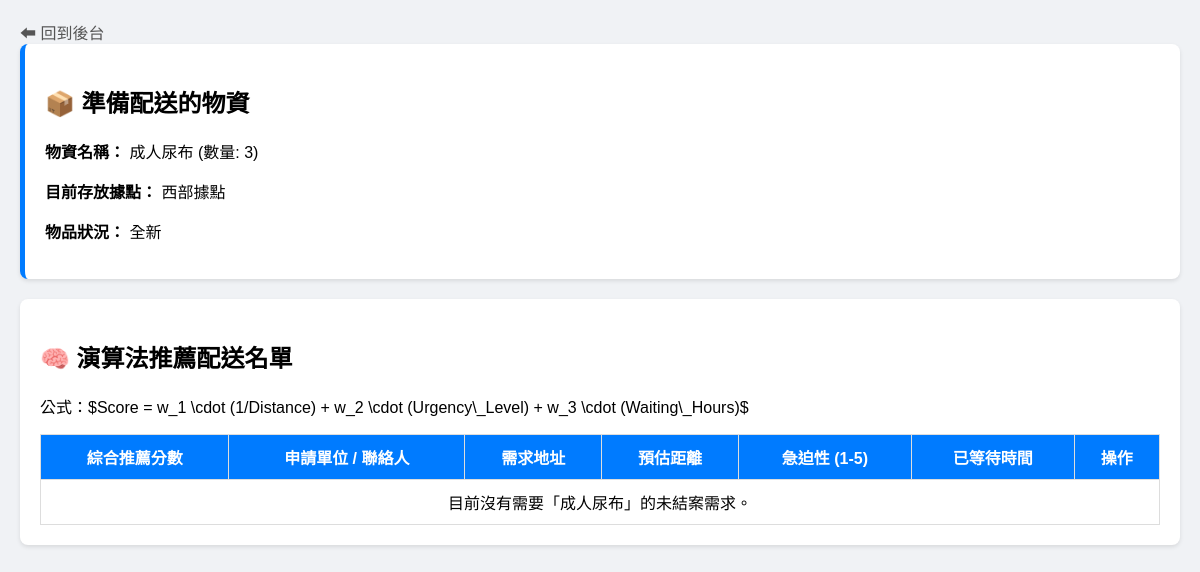
/match/2, run on the app's committed database.
### app.py (models this page shows)
class Donation(db.Model):
    id = db.Column(db.Integer, primary_key=True)
    item_name = db.Column(db.String(100), nullable=False)
    quantity = db.Column(db.Integer, nullable=False)
    donor_name = db.Column(db.String(100), nullable=False)
    condition = db.Column(db.String(10), nullable=False)
    address = db.Column(db.String(200), nullable=False)
    phone = db.Column(db.String(20), nullable=False)
    image_filename = db.Column(db.String(200), nullable=True)
    timestamp = db.Column(db.DateTime, default=datetime.now)

### app.py (the view, shortened to what this page needs)
@app.route('/match/<int:donation_id>')
def match_algorithm(donation_id):
    donation = Donation.query.get_or_404(donation_id)
    open_requests = RequestItem.query.filter_by(
        is_fulfilled=False,
        item_name=donation.item_name
    ).all()
    match_results = []
    match_results = sorted(match_results, key=lambda x: x['score'], reverse=True)
    return render_template('match.html', donation=donation, matches=match_results)

### templates/match.html (shortened to what this page needs)
<!DOCTYPE html>
<html lang="zh-TW">
<head>
</head>
<body>
    <a href="/admin?password=1234" style="text-decoration:none; color: #555;">⬅ 回到後台</a>
    <div class="card" style="border-left: 5px solid #007bff;">
        <h2>📦 準備配送的物資</h2>
        <p><strong>物資名稱：</strong> {{ donation.item_name }} (數量: {{ donation.quantity }})</p>
        <p><strong>目前存放據點：</strong> {{ donation.address }}</p>
        <p><strong>物品狀況：</strong> {{ donation.condition }}</p>
    </div>
    <div class="card">
        <h2>🧠 演算法推薦配送名單</h2>
        <p>公式：$Score = w_1 \cdot (1/Distance) + w_2 \cdot (Urgency\_Level) + w_3 \cdot (Waiting\_Hours)$</p>
        <table>
            <tr>
                <th>綜合推薦分數</th>
                <th>申請單位 / 聯絡人</th>
                <th>需求地址</th>
                <th>預估距離</th>
                <th>急迫性 (1-5)</th>
                <th>已等待時間</th>
                <th>操作</th>
            </tr>
            {% for result in matches %}
            <tr class="{% if loop.first %}highlight{% endif %}">
                <td style="color: red; font-size: 1.2em;">{{ result.score }} 分</td>
                <td>{{ result.request.requester_name }}</td>
                <td>{{ result.request.address }}</td>
                <td>約 {{ result.distance }} km</td>
                <td>{{ result.request.urgency }}</td>
                <td>{{ result.hours_waiting }} 小時</td>
                <td>
                        <a href="{{ url_for('allocate_match', request_id=match.request.id, donation_id=donation.id) }}" class="btn btn-success">✅ 調用此物資</a>
                </td>
            </tr>
            {% else %}
            <tr>
                <td colspan="7">目前沒有需要「{{ donation.item_name }}」的未結案需求。</td>
            </tr>
            {% endfor %}
        </table>
    </div>
</body>
</html>

### templates/match.html (style rules this page uses)
body { font-family: sans-serif; margin: 20px; background-color: #f0f2f5; }
.card { background-color: white; padding: 20px; border-radius: 8px; box-shadow: 0 2px 4px rgba(0,0,0,0.1); margin-bottom: 20px; }
table { width: 100%; border-collapse: collapse; margin-top: 10px; }
th, td { border: 1px solid #ddd; padding: 10px; text-align: center; }
th { background-color: #007bff; color: white; }

### data on the page
Donation: item_name "成人尿布", quantity "3", address "西部據點", condition "全新"
